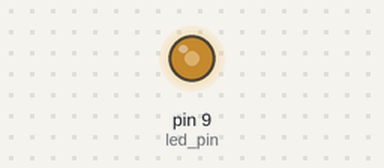
Recording of a sketch running on a simulated Arduino Uno, built with avr-gcc and run on an emulated ATmega328P. On the bench: output pins drawn as LEDs (lit = HIGH).

Above: at 0.1 s.
Timing chart, 0 to 1.6 s (numbered marks = the images above):
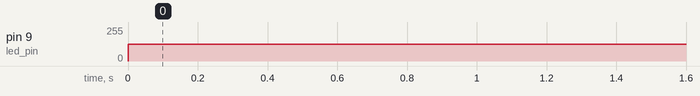

Measured:
- by itself, pin 9 (led_pin): 0/255 → 127/255 at 0.00 s

The sketch:

arduin_led_fade_pwm_02.ino
```cpp
#include <Math.h>

int led_pin = 9;

void setup()
{
  pinMode(led_pin, OUTPUT);
  //Serial.begin(2000000);
  TCCR1B = (TCCR1B & 0xF8) | 0b00000001; // Set PWM Frequency of pin 9, 10 to low frequency (Timer 1)
}


void loop()
{
  float fade_speed = 0;
  float fade_freq = 0;
  float time_instant = 0;
  long time_tick = 0;
  while(true)
  {
    time_instant = (float)millis()/1000;
    float x = 0.5+0.5*sin(2*3.14*fade_freq*time_instant);
    float pwm_duty_ratio = x;
    int analog_write_value = 255*(float)pwm_duty_ratio;
    analogWrite(led_pin, analog_write_value);
//    if (millis() - time_tick > 1000)
//    {
//      Serial.print(time_instant);
//      Serial.print(", ");
//      Serial.println(x);
//      time_tick = millis();
//    }
  }
}
```
